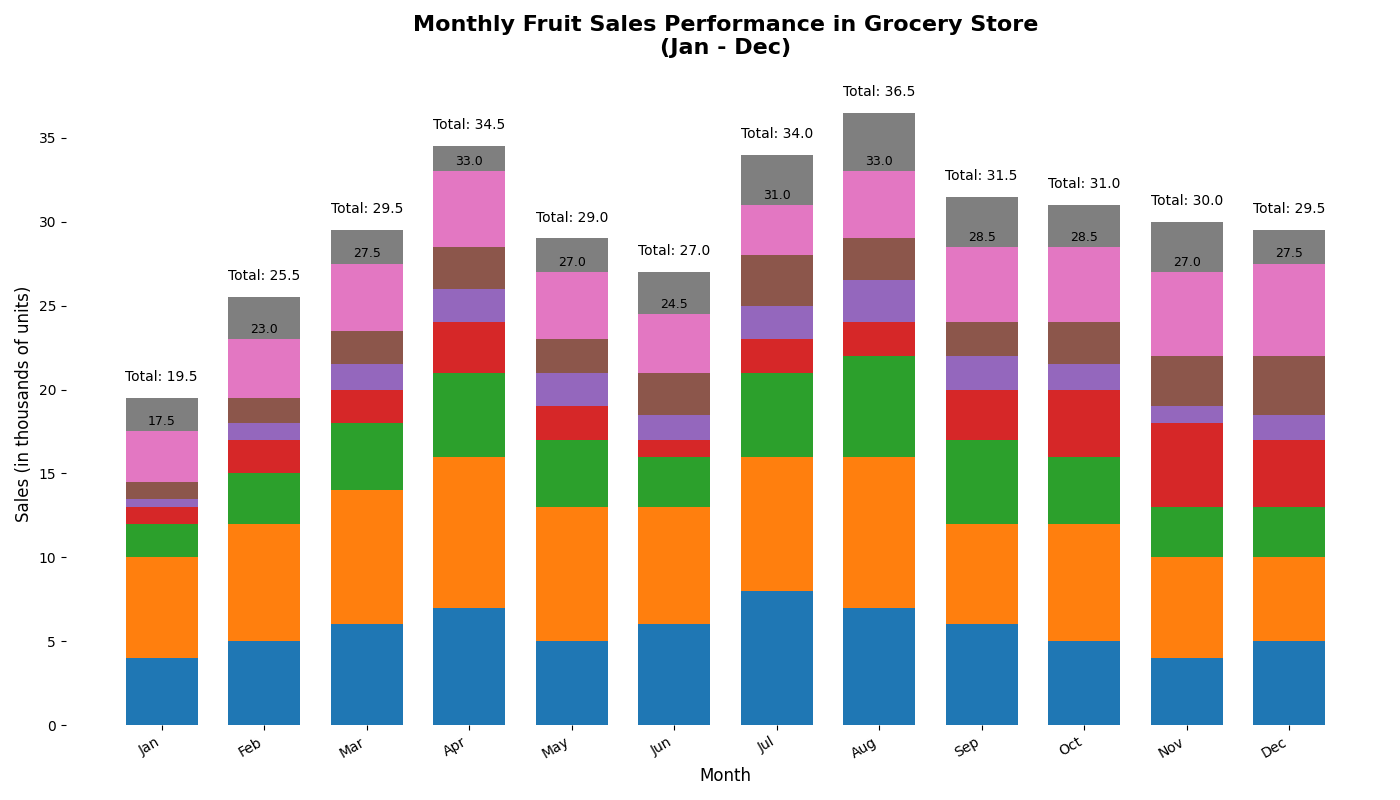

This chart was generated by the following Python code:
import matplotlib.pyplot as plt
import numpy as np

months = np.array(['Jan', 'Feb', 'Mar', 'Apr', 'May', 'Jun', 'Jul', 'Aug', 'Sep', 'Oct', 'Nov', 'Dec'])
fruits = ['Apples', 'Bananas', 'Cherries', 'Dates', 'Elderberries', 'Figs', 'Grapes', 'Honeydew']

sales_apples = np.array([4, 5, 6, 7, 5, 6, 8, 7, 6, 5, 4, 5])
sales_bananas = np.array([6, 7, 8, 9, 8, 7, 8, 9, 6, 7, 6, 5])
sales_cherries = np.array([2, 3, 4, 5, 4, 3, 5, 6, 5, 4, 3, 3])
sales_dates = np.array([1, 2, 2, 3, 2, 1, 2, 2, 3, 4, 5, 4])
sales_elderberries = np.array([0.5, 1, 1.5, 2, 2, 1.5, 2, 2.5, 2, 1.5, 1, 1.5])
sales_figs = np.array([1, 1.5, 2, 2.5, 2, 2.5, 3, 2.5, 2, 2.5, 3, 3.5])
sales_grapes = np.array([3, 3.5, 4, 4.5, 4, 3.5, 3, 4, 4.5, 4.5, 5, 5.5])
sales_honeydew = np.array([2, 2.5, 2, 1.5, 2, 2.5, 3, 3.5, 3, 2.5, 3, 2])

data = np.array([sales_apples, sales_bananas, sales_cherries, sales_dates, sales_elderberries, sales_figs, sales_grapes, sales_honeydew])

n_months = len(months)
x = np.arange(n_months)
bar_width = 0.7

fig, ax = plt.subplots(figsize=(14, 8))

bottom = np.zeros(n_months)
new_colors = ['#1f77b4', '#ff7f0e', '#2ca02c', '#d62728', '#9467bd', '#8c564b', '#e377c2', '#7f7f7f']
for i, (sales, color) in enumerate(zip(data, new_colors)):
    bars = ax.bar(x, sales, width=bar_width, color=color, bottom=bottom)
    bottom += sales
    
    if i == 6:  # Labeling Grapes
        for bar in bars:
            yval = bar.get_height() + bar.get_y()
            ax.text(bar.get_x() + bar.get_width()/2, yval + 0.2, f'{yval:.1f}', ha='center', va='bottom', fontsize=9, color='black')

ax.set_xlabel('Month', fontsize=12)
ax.set_ylabel('Sales (in thousands of units)', fontsize=12)
ax.set_title('Monthly Fruit Sales Performance in Grocery Store\n(Jan - Dec)', fontsize=16, fontweight='bold', pad=20)
ax.set_xticks(x)
ax.set_xticklabels(months)
plt.xticks(rotation=30, ha='right')

total_sales = data.sum(axis=0)
for idx, total in enumerate(total_sales):
    ax.annotate(f'Total: {total:.1f}', xy=(idx, total + 1), fontsize=10, ha='center', color='black')

# Removing axes spines
ax.spines['top'].set_visible(False)
ax.spines['right'].set_visible(False)
ax.spines['left'].set_visible(False)
ax.spines['bottom'].set_visible(False)

plt.tight_layout()
plt.show()
